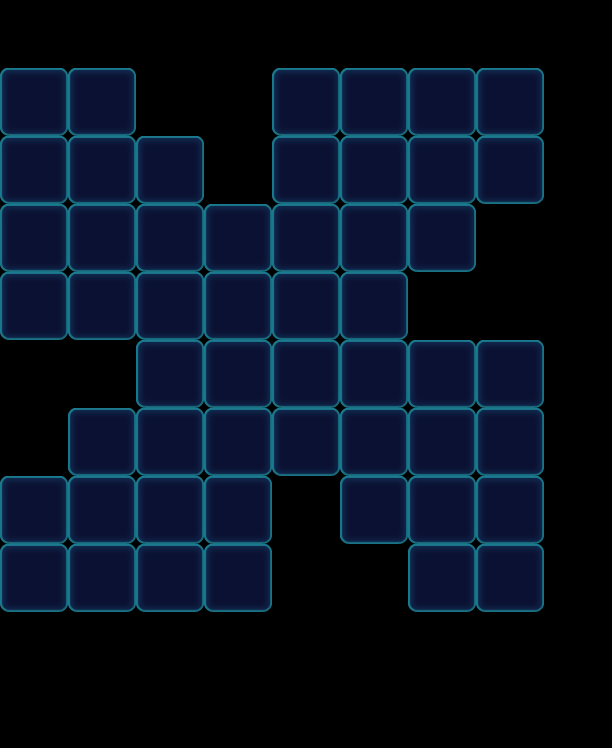

A level layout from a 2D game, rendered from its tile map. Below: a short description, then the map file with tile-grid data replaced by summaries:
An orthogonal 9x11 tile map with 68x68 px tiles, 1 tile layer (Valid), 2 tilesets and 60 objects (48x Monster, 8x Factory_Normal, 4x Boss).

<map version="1.0" orientation="orthogonal" width="9" height="11" tilewidth="68" tileheight="68">
 <properties>
  <property name="Connect" value="04,07,1|14,16,1|63,65,1|72,75,1|33,36,1" />
 </properties>
 <tileset firstgid="1" name="game_grid1" tilewidth="68" tileheight="68">
  <image source="game_grid1.png" width="68" height="68" />
 </tileset>
 <tileset firstgid="2" name="map" tilewidth="68" tileheight="68">
  <image source="map.png" width="1024" height="1024" />
 </tileset>
 <layer name="Valid" width="9" height="11">
  <data>[99 cells, 52 non-empty, 1 distinct tile ids]</data>
 </layer>
 <objectgroup name="BottomObj" width="9" height="11" />
 <objectgroup name="MiddleObj" width="9" height="11">
  <object type="Monster" gid="17" x="136" y="272">
   <properties>
    <property name="Color" value="Purple" />
   </properties>
  </object>
  <object type="Monster" gid="17" x="340" y="408">
   <properties>
    <property name="Color" value="Purple" />
   </properties>
  </object>
  <object type="Monster" gid="17" x="408" y="408">
   <properties>
    <property name="Color" value="Purple" />
   </properties>
  </object>
  <object type="Monster" gid="17" x="204" y="544">
   <properties>
    <property name="Color" value="Purple" />
   </properties>
  </object>
  <object type="Monster" gid="17" x="68" y="612">
   <properties>
    <property name="Color" value="Purple" />
   </properties>
  </object>
  <object type="Monster" gid="17" x="0" y="340">
   <properties>
    <property name="Color" value="Purple" />
   </properties>
  </object>
  <object type="Monster" gid="2" x="476" y="476">
   <properties>
    <property name="Color" value="Blue" />
   </properties>
  </object>
  <object type="Monster" gid="2" x="340" y="544">
   <properties>
    <property name="Color" value="Blue" />
   </properties>
  </object>
  <object type="Monster" gid="2" x="272" y="204">
   <properties>
    <property name="Color" value="Blue" />
   </properties>
  </object>
  <object type="Monster" gid="2" x="340" y="204">
   <properties>
    <property name="Color" value="Blue" />
   </properties>
  </object>
  <object type="Monster" gid="2" x="272" y="272">
   <properties>
    <property name="Color" value="Blue" />
   </properties>
  </object>
  <object type="Monster" gid="2" x="204" y="612">
   <properties>
    <property name="Color" value="Blue" />
   </properties>
  </object>
  <object type="Monster" gid="2" x="476" y="612">
   <properties>
    <property name="Color" value="Blue" />
   </properties>
  </object>
  <object type="Monster" gid="3" x="136" y="476">
   <properties>
    <property name="Color" value="Green" />
   </properties>
  </object>
  <object type="Monster" gid="3" x="136" y="340">
   <properties>
    <property name="Color" value="Green" />
   </properties>
  </object>
  <object type="Monster" gid="3" x="476" y="408">
   <properties>
    <property name="Color" value="Green" />
   </properties>
  </object>
  <object type="Monster" gid="3" x="408" y="476">
   <properties>
    <property name="Color" value="Green" />
   </properties>
  </object>
  <object type="Monster" gid="3" x="136" y="612">
   <properties>
    <property name="Color" value="Green" />
   </properties>
  </object>
  <object type="Monster" gid="3" x="272" y="136">
   <properties>
    <property name="Color" value="Green" />
   </properties>
  </object>
  <object type="Monster" gid="19" x="0" y="544">
   <properties>
    <property name="Color" value="Yellow" />
   </properties>
  </object>
  <object type="Monster" gid="19" x="0" y="136">
   <properties>
    <property name="Color" value="Yellow" />
   </properties>
  </object>
  <object type="Monster" gid="19" x="408" y="544">
   <properties>
    <property name="Color" value="Yellow" />
   </properties>
  </object>
  <object type="Monster" gid="19" x="408" y="136">
   <properties>
    <property name="Color" value="Yellow" />
   </properties>
  </object>
  <object type="Monster" gid="18" x="68" y="204">
   <properties>
    <property name="Color" value="Pink" />
   </properties>
  </object>
  <object type="Monster" gid="18" x="0" y="204">
   <properties>
    <property name="Color" value="Pink" />
   </properties>
  </object>
  <object type="Monster" gid="18" x="68" y="340">
   <properties>
    <property name="Color" value="Pink" />
   </properties>
  </object>
  <object type="Monster" gid="18" x="340" y="272">
   <properties>
    <property name="Color" value="Pink" />
   </properties>
  </object>
  <object type="Monster" gid="18" x="476" y="544">
   <properties>
    <property name="Color" value="Pink" />
   </properties>
  </object>
  <object type="Monster" gid="18" x="136" y="544">
   <properties>
    <property name="Color" value="Pink" />
   </properties>
  </object>
  <object type="Monster" gid="18" x="68" y="544">
   <properties>
    <property name="Color" value="Pink" />
   </properties>
  </object>
  <object type="Monster" gid="18" x="340" y="136">
   <properties>
    <property name="Color" value="Pink" />
   </properties>
  </object>
  <object type="Monster" gid="18" x="0" y="272">
   <properties>
    <property name="Color" value="Pink" />
   </properties>
  </object>
  <object type="Monster" gid="18" x="0" y="612">
   <properties>
    <property name="Color" value="Pink" />
   </properties>
  </object>
  <object type="Monster" gid="2" x="136" y="204">
   <properties>
    <property name="Color" value="Blue" />
   </properties>
  </object>
  <object type="Monster" gid="17" x="408" y="272">
   <properties>
    <property name="Color" value="Purple" />
   </properties>
  </object>
  <object type="Monster" gid="3" x="340" y="476">
   <properties>
    <property name="Color" value="Green" />
   </properties>
  </object>
  <object type="Monster" gid="19" x="68" y="476">
   <properties>
    <property name="Color" value="Yellow" />
   </properties>
  </object>
  <object type="Monster" gid="19" x="136" y="408">
   <properties>
    <property name="Color" value="Yellow" />
   </properties>
  </object>
  <object type="Monster" gid="17" x="204" y="272">
   <properties>
    <property name="Color" value="Purple" />
   </properties>
  </object>
  <object type="Monster" gid="2" x="340" y="340">
   <properties>
    <property name="Color" value="Blue" />
   </properties>
  </object>
  <object type="Monster" gid="19" x="408" y="204">
   <properties>
    <property name="Color" value="Yellow" />
   </properties>
  </object>
  <object type="Monster" gid="17" x="476" y="136">
   <properties>
    <property name="Color" value="Purple" />
   </properties>
  </object>
  <object type="Monster" gid="17" x="408" y="612">
   <properties>
    <property name="Color" value="Purple" />
   </properties>
  </object>
  <object type="Monster" gid="17" x="272" y="476">
   <properties>
    <property name="Color" value="Purple" />
   </properties>
  </object>
  <object type="Monster" gid="3" x="204" y="476">
   <properties>
    <property name="Color" value="Green" />
   </properties>
  </object>
  <object type="Monster" gid="19" x="68" y="272">
   <properties>
    <property name="Color" value="Yellow" />
   </properties>
  </object>
  <object type="Monster" gid="19" x="68" y="136">
   <properties>
    <property name="Color" value="Yellow" />
   </properties>
  </object>
  <object type="Monster" gid="19" x="476" y="204">
   <properties>
    <property name="Color" value="Yellow" />
   </properties>
  </object>
 </objectgroup>
 <objectgroup color="#000000" name="TopObj" width="9" height="11">
  <!-- 12 objects omitted --></objectgroup>
</map>
<!-- 12 of 60 objects omitted -->
